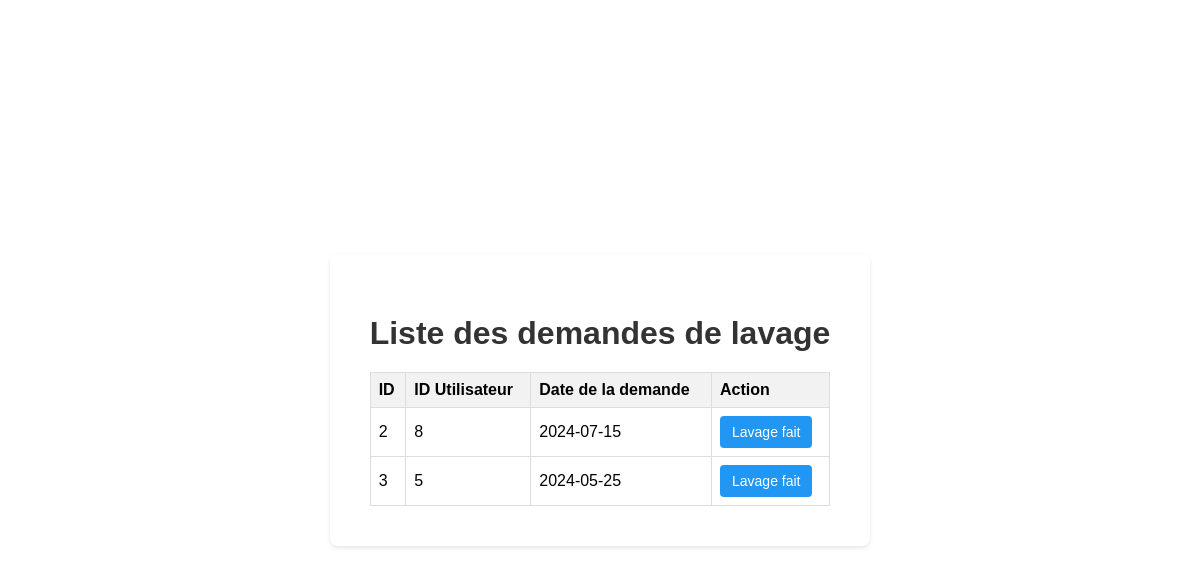
Page /aa/biena.php on the committed database.
### tables this page shows
CREATE TABLE `lavage` (
  `id` int(11) NOT NULL,
  `idu` int(11) NOT NULL,
  `date` date NOT NULL,
  `status` varchar(20) NOT NULL DEFAULT 'pending',
  `done` tinyint(1) NOT NULL DEFAULT 0
);

### aa/database.php (called while the page is built, shortened)
<?php
class Database {
    private $servername = "localhost";
    private $username = "root";
    private $password = "";
    private $dbname = "form";
    private $conn;
    public function __construct() {
        $this->conn = new mysqli($this->servername, $this->username, $this->password, $this->dbname);
    }
public function getAllLavageRequests() {
    $sql = "SELECT * FROM lavage";
    $result = $this->conn->query($sql);
    $lavageRequests = array();
    if ($result->num_rows > 0) {
        while ($row = $result->fetch_assoc()) {
            $lavageRequests[] = $row;
        }
    }
    return $lavageRequests;
}
}
?>

### aa/biena.php (the view, shortened to what this page needs)
<?php
include_once 'database.php';
$db = new Database();
$lavageRequests = $db->getAllLavageRequests();
?>
<!DOCTYPE html>
<html lang="fr">
<head>
</head>
<body>
    <div class="container">
        <h1>Liste des demandes de lavage</h1>
        <?php if (!empty($lavageRequests)): ?>
            <table>
                <thead>
                    <tr>
                        <th>ID</th>
                        <th>ID Utilisateur</th>
                        <th>Date de la demande</th>
                        <th>Action</th>
                    </tr>
                </thead>
                <tbody>
                    <?php foreach ($lavageRequests as $request): ?>
                        <tr>
                            <td><?php echo $request['id']; ?></td>
                            <td><?php echo $request['idu']; ?></td>
                            <td><?php echo $request['date']; ?></td>
                            <td>
                                <form class="mark-done-form" method="post" action="<?php echo htmlspecialchars($_SERVER["PHP_SELF"]); ?>">
                                    <?php
                                    if ($request['done']) {
                                        echo '<button type="submit" class="mark-done-button done" name="mark_done">Lavage fait</button>';
                                    } else {
                                        echo '<button type="submit" class="mark-done-button" name="mark_done">Marquer comme fait</button>';
                                    }
                                    ?>
                                </form>
                            </td>
                        </tr>
                    <?php endforeach; ?>
                </tbody>
            </table>
        <?php else: ?>
            <p>Aucune demande de lavage trouvée.</p>
        <?php endif; ?>
    </div>
</body>
</html>

### aa/biena.php (style rules this page uses)
body { font-family: Arial, sans-serif; margin: 0; padding: 0; display: flex; justify-content: center; align-items: center; height: 100vh; background-image: url('parc.jpg'); background-size: cover; background-repeat: no-repeat; }
.container { background-color: rgba(255, 255, 255, 0.8); border-radius: 8px; box-shadow: 0 2px 4px rgba(0, 0, 0, 0.1); padding: 40px; text-align: center; }
h1 { color: #333; margin-bottom: 20px; }
table { width: 100%; border-collapse: collapse; margin-top: 20px; }
th, td { border: 1px solid #ddd; padding: 8px; text-align: left; }
th { background-color: #f2f2f2; }
.mark-done-form { display: inline-block; }
.mark-done-button { background-color: #4caf50; color: #fff; border: none; border-radius: 4px; padding: 8px 12px; font-size: 14px; cursor: pointer; transition: background-color 0.3s; }
.mark-done-button.done { background-color: #2196F3; }

### rows in the picture
lavage: id "2", idu "8", date "2024-07-15", done "Lavage fait"
lavage: id "3", idu "5", date "2024-05-25", done "Lavage fait"
